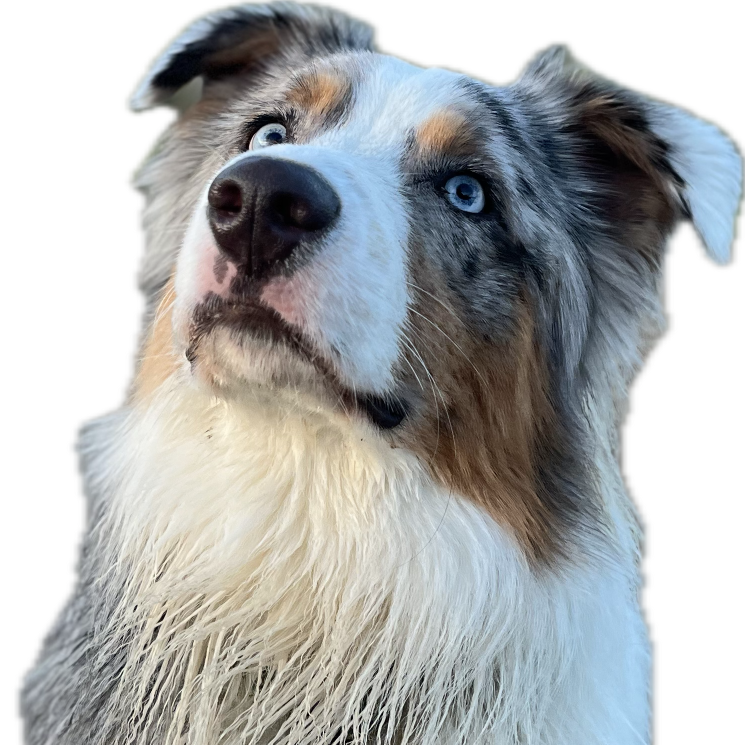
#> input picture input_images/echo square.PNG, 1489 x 1489 px, found by its file name (shown at 1/2 size)
$ python stipplingplotter.py
#> lines starting #> are read from the running program, lines starting #| are printed output that depends on the picture


"""
Project: CNC Plotter Image Processor
Description: Converts images to G-code using stippling patterns
Author: ryan
Date: 2026-03-04
"""

import os
import numpy as np
from PIL import Image
import matplotlib.pyplot as plt
from tqdm import tqdm
import random

# --- CONFIGURATION / CONSTANTS ---
# Using a dictionary or constants makes it easy to tweak settings in one place
SETTINGS = {
    "mode": "stipple",
    "stipple_step": 5,      # How many pixels to skip (Resolution)
    "feedrate": 8000,       # High feedrate is better for stippling
    "output_dir": "output_gcode"
}

# --- HARDWARE CONFIGURATION ---
PEN_SETTINGS = {
    "up_height": 5,        # Z-coordinate for UP (or Servo Angle)
    "down_height": 0,      # Z-coordinate for DOWN (or Servo Angle)
    "lift_delay": 0.2,     # Seconds to wait for the physical motor to move
    "use_servo": False      # Set to False if using Z-axis coordinates
}

# --- PHYSICAL MACHINE SETTINGS ---
MACHINE = {
    "paper_width_mm": 210,   # A4 Width
    "paper_height_mm": 297,  # A4 Height
    "margin_mm": 10,         # Buffer to avoid drawing on the very edge
    "units": "mm"
}

def get_pen_up_cmd():
    if PEN_SETTINGS["use_servo"]:
        return f"M5 ; Pen Up\nG4 P{PEN_SETTINGS['lift_delay']}\n"
    else:
        return f"G1 Z{PEN_SETTINGS['up_height']} F3000 ; Lift Z\n"

def get_pen_down_cmd():
    if PEN_SETTINGS["use_servo"]:
        return f"M3 ; Pen Down\nG4 P{PEN_SETTINGS['lift_delay']}\n"
    else:
        return f"G1 Z{PEN_SETTINGS['down_height']} F1000 ; Lower Z\n"

def get_scaling_factor(img_w, img_h):
    """Calculates how much to shrink the pixels to fit the paper."""
    safe_w = MACHINE["paper_width_mm"] - (2 * MACHINE["margin_mm"])
    safe_h = MACHINE["paper_height_mm"] - (2 * MACHINE["margin_mm"])

    # Calculate scale for both dimensions
    scale_w = safe_w / img_w
    scale_h = safe_h / img_h

    # Use the smaller scale to ensure it fits entirely on the page
    return min(scale_w, scale_h)

def load_and_preprocess(path):
    """Loads an image and converts it to a grayscale numpy array."""
    if not os.path.exists(path):
        raise FileNotFoundError(f"Could not find image at {path}")

    with Image.open(path) as img:
        return np.array(img.convert('L'))

def generate_stipple_path(image_data, scale, cfg):
    h, w = image_data.shape
    all_dots = []

    # Increase stipple_density to check more pixels (e.g., step=2 or 1)
    # Decrease it to speed up the plot (e.g., step=5)
    step = cfg.get("stipple_step", 3)

    print("Calculating stipple points...")
    for y_px in range(0, h, step):
        for x_px in range(0, w, step):
            brightness = image_data[y_px, x_px]

            # Probability: 0.0 (white) to 1.0 (black)
            intensity = (255 - brightness) / 255.0

            # Add a 'contrast' boost to intensity to sharpen the image
            intensity = np.power(intensity, 1.5)

            # Roll the dice!
            if random.random() < intensity:
                x_mm = (x_px * scale) + MACHINE["margin_mm"]
                y_mm = (y_px * scale) + MACHINE["margin_mm"]

                # In stippling, each "path" is just one single dot
                all_dots.append([(x_mm, y_mm)])

    return all_dots

def sort_stipple_paths(paths):
    """
    Sorts points into a snake pattern to minimize travel distance.
    Assumes paths are generated in a grid (row by row).
    """
    if not paths:
        return paths

    # 1. Group dots by their Y-coordinate (rows)
    # We round the Y to handle tiny floating point differences
    rows = {}
    for p in paths:
        y = round(p[0][1], 2)
        if y not in rows:
            rows[y] = []
        rows[y].append(p)

    sorted_rows = sorted(rows.keys())
    final_paths = []

    # 2. Iterate through rows and flip every second one
    for i, y in enumerate(sorted_rows):
        row_dots = sorted(rows[y], key=lambda p: p[0][0]) # Sort by X
        if i % 2 != 0:
            row_dots.reverse() # Snake back the other way
        final_paths.extend(row_dots)

    return final_paths

def generate_stipple_gcode(dots, filename):
    os.makedirs(SETTINGS['output_dir'], exist_ok=True)
    filepath = os.path.join(SETTINGS['output_dir'], filename)

    with open(filepath, 'w') as f:
        f.write("G21 ; mm\nG90 ; Absolute\n")
        f.write(f"F{SETTINGS['feedrate']}\n")

        for dot in dots:
            x, y = dot[0]
            # 1. Rapid move to coordinate
            f.write(f"G0 X{x:.2f} Y{y:.2f}\n")
            # 2. Quick tap down and up
            f.write(get_pen_down_cmd())
            f.write(get_pen_up_cmd())

        f.write("G0 X0 Y0\n")

def visualize_paths(paths, height, width):
    plt.figure(figsize=(10, (height/width)*10))

    if SETTINGS["mode"] == "stipple":
        # Extract the single point from each dot-path
        x_coords = [p[0][0] for p in paths]
        y_coords = [-p[0][1] for p in paths]
        plt.scatter(x_coords, y_coords, s=1, c='black') # 's' is the dot size
    else:
        for path in paths:
            x_coords, y_coords = zip(*path)
            plt.plot(x_coords, -np.array(y_coords), color='black', lw=0.8)

    plt.axis('off')
    plt.gca().set_aspect('equal')
    plt.savefig("stippling.png", dpi=300, bbox_inches='tight', pad_inches=0)
    plt.show()

def main():
    """Main execution block."""
    try:
        # 1. Load data
        # Replace with your actual image filename
        image_data = load_and_preprocess("echo square.PNG")
#> in load_and_preprocess, img is the input picture: PIL image 1489x1489 RGBA; mean R, G, B, A 104.1, 106.8, 107.2, 180.1
#> in load_and_preprocess, `return np.array(img.convert('L'))`:
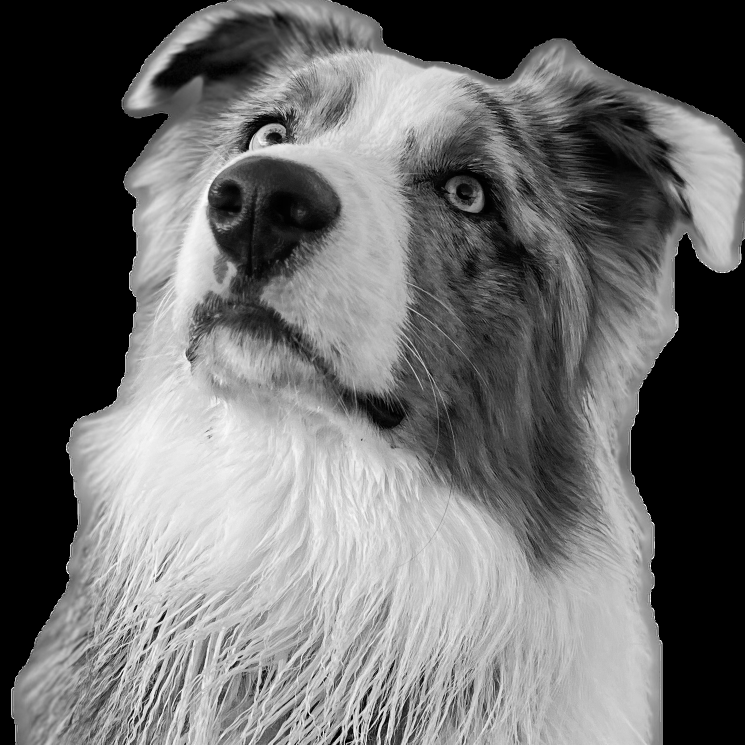
#> returned value: shape (1489, 1489) (shown at 1/2 size); min 0, max 255, mean 106
        # Rescale the image so the darkest pixel is 0 and the brightest is 255
        image_data = ((image_data - image_data.min()) * (255 / (image_data.max() - image_data.min()))).astype(np.uint8)
        # Raise to a power (e.g., 1.5) to make shadows deeper
        # Normalize to 0.0-1.0 first, then push back to 0-255
        #image_data = (np.power(image_data / 255.0, 1.6) * 255).astype(np.uint8)

        h_px, w_px = image_data.shape
#> h_px = 1489; w_px = 1489
        scale = get_scaling_factor(w_px, h_px)
#> scale = 0.128
        print(f"Scaling image by {scale:.4f} to fit {MACHINE['units']} paper.")
#| Scaling image by 0.1276 to fit mm paper.


        all_paths = []


        print(f"Generating Stipple Pattern (Step: {SETTINGS['stipple_step']})...")
        all_paths = generate_stipple_path(image_data, scale, SETTINGS)
#> after the loop in generate_stipple_path, `for y_px in range(0, h, step):`: all_dots = 44556 items
#> all_paths = 44556 items
        print("Optimizing path for travel distance...")
        all_paths = sort_stipple_paths(all_paths)
#> the loop in sort_stipple_paths, `for p in paths:` made 44556 passes
#> (p, y) on passes 1 to 3: ([(10, 10)], 10), ([(10.64, 10)], 10), ([(11.28, 10)], 10)
#> after the loop in sort_stipple_paths, `for p in paths:`: rows = 298 items
#> in sort_stipple_paths, `sorted_rows = sorted(rows.keys())`: sorted_rows = 298 values from 10 to 199.5
#> the loop in sort_stipple_paths, `for i, y in enumerate(sorted_rows):` made 298 passes
#> y on passes 1 to 3: 10, 10.64, 11.28
#> after the loop in sort_stipple_paths, `for i, y in enumerate(sorted_rows):`: final_paths = 44556 items
        print(f"Total Dots to Plot: {len(all_paths)}")
#| Total Dots to Plot: 44556


        # [9 lines of commented-out code are left out]
        visualize_paths(all_paths, h_px, w_px)
#> in visualize_paths, `plt.savefig("stippling.png", dpi=300, bbox_inches='tight', pad_inches=0)`:
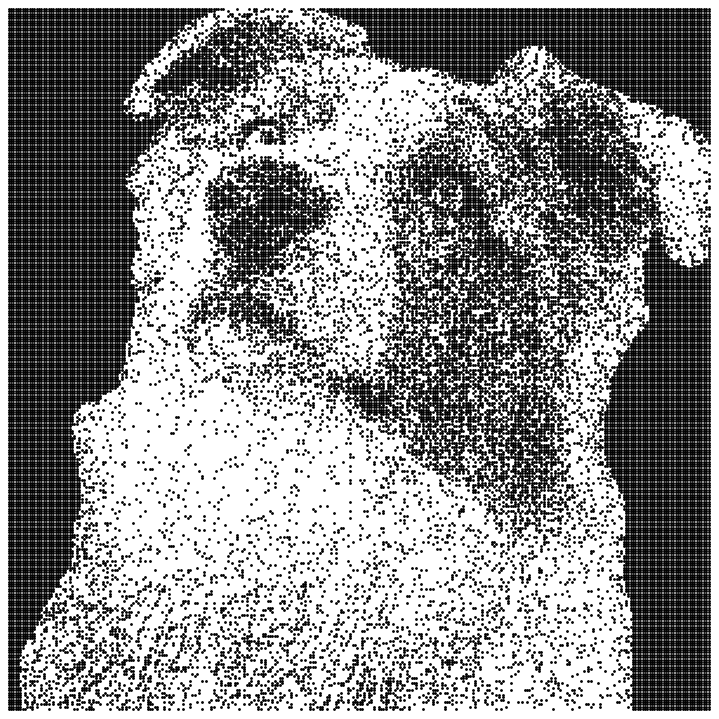
#> figure drawn by matplotlib, 1 panel


        # 4. Export G-code
        # Only generates if you want to proceed
        # confirm = input("Generate G-code? (y/n): ")
        # if confirm.lower() == 'y':
        #     generate_gcode(all_paths, "sine_wave_plot.nc")

    except Exception as e:
        print(f"An error occurred: {e}")

if __name__ == "__main__":
    main()

$ run again, with input_images/IMG_5770.PNG copied over input_images/echo square.PNG
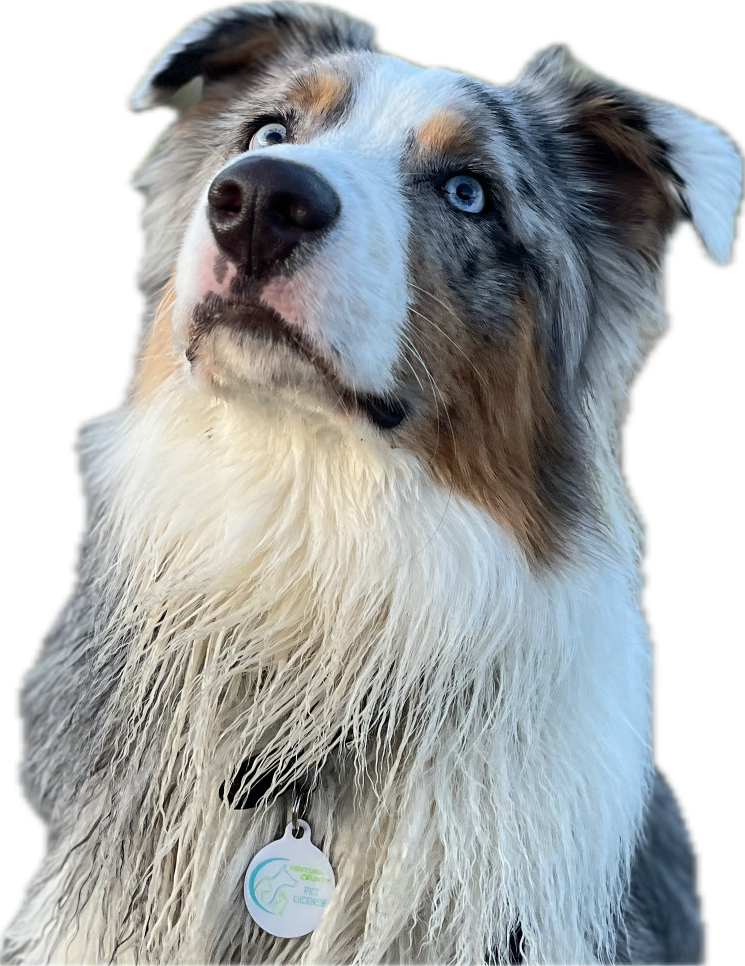
#> input picture input_images/IMG_5770.PNG, 1489 x 1932 px, found by its file name (shown at 1/2 size)
#> in load_and_preprocess, img is the input picture: PIL image 1489x1932 RGBA; mean R, G, B, A 112.3, 116, 116.5, 190.4
#> in load_and_preprocess, `return np.array(img.convert('L'))`:
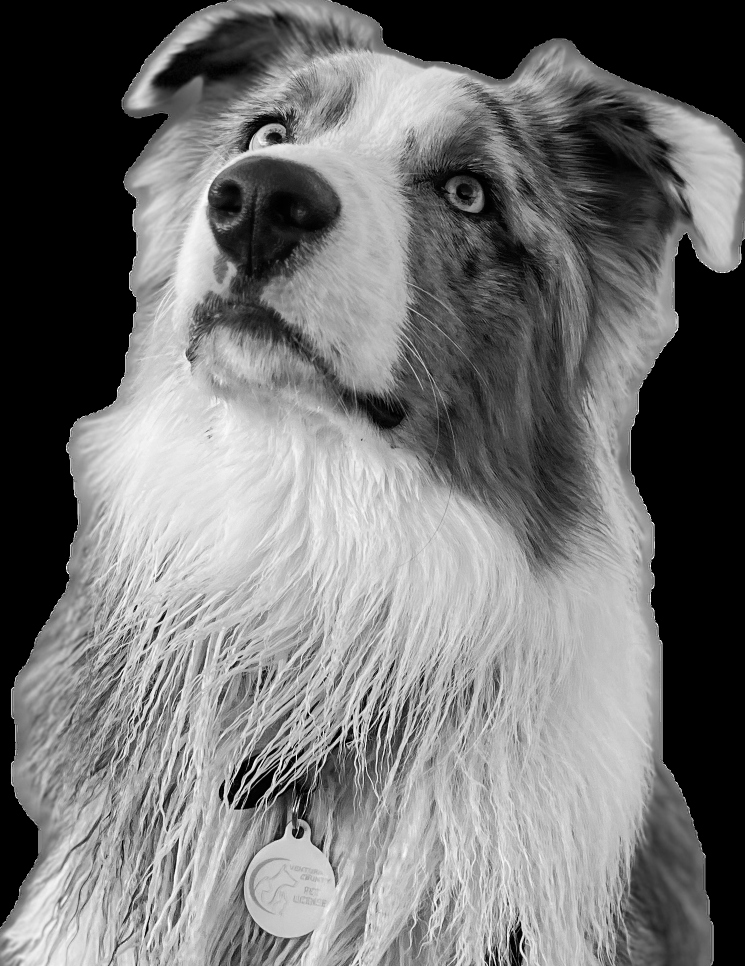
#> returned value: shape (1932, 1489) (shown at 1/2 size); min 0, max 255, mean 114.9
#| Scaling image by 0.1276 to fit mm paper.
#> after the loop in generate_stipple_path, `for y_px in range(0, h, step):`: all_dots = 53040 items
#> the loop in sort_stipple_paths, `for p in paths:` made 53040 passes
#> (p, y) on passes 1 to 3: ([(10, 10)], 10), ([(10.64, 10)], 10), ([(11.28, 10)], 10)
#> after the loop in sort_stipple_paths, `for p in paths:`: rows = 387 items
#> sorted_rows = 387 values from 10 to 256.3
#> the loop in sort_stipple_paths, `for i, y in enumerate(sorted_rows):` made 387 passes
#> y on passes 1 to 3: 10, 10.64, 11.28
#> after the loop in sort_stipple_paths, `for i, y in enumerate(sorted_rows):`: final_paths = 53040 items
#| Total Dots to Plot: 53040
#> in visualize_paths, `plt.savefig("stippling.png", dpi=300, bbox_inches='tight', pad_inches=0)`:
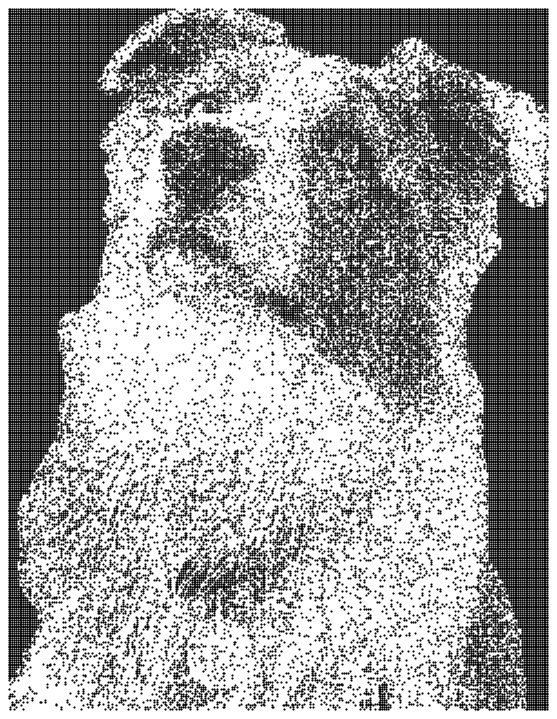
#> figure drawn by matplotlib, 1 panel

$ run again, with input_images/IMG_5771.PNG copied over input_images/echo square.PNG
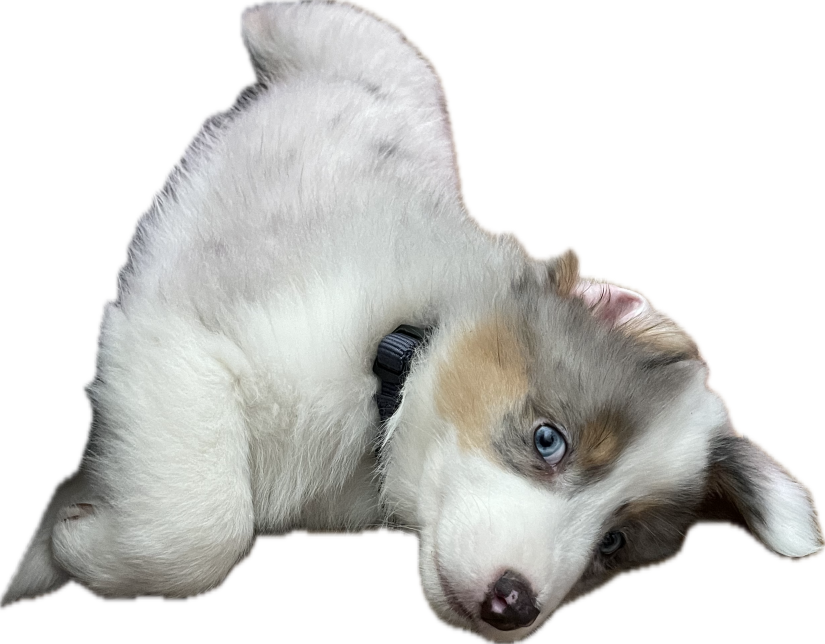
#> input picture input_images/IMG_5771.PNG, 2475 x 1931 px, found by its file name (shown at 1/3 size)
#> in load_and_preprocess, img is the input picture: PIL image 2475x1931 RGBA; mean R, G, B, A 89.3, 89, 86.4, 129.6
#> in load_and_preprocess, `return np.array(img.convert('L'))`:
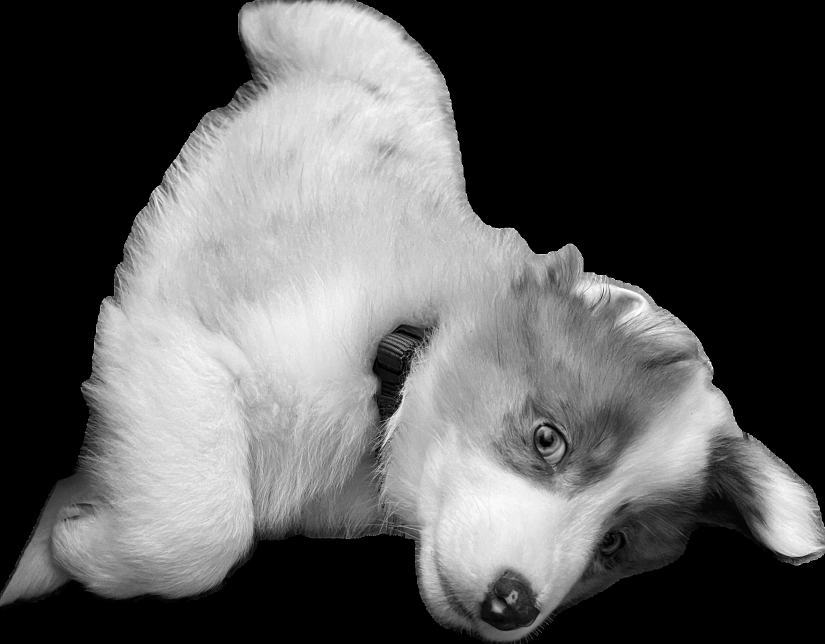
#> returned value: shape (1931, 2475) (shown at 1/3 size); min 0, max 255, mean 88.7
#| Scaling image by 0.0768 to fit mm paper.
#> after the loop in generate_stipple_path, `for y_px in range(0, h, step):`: all_dots = 113625 items
#> the loop in sort_stipple_paths, `for p in paths:` made 113625 passes
#> (p, y) on passes 1 to 3: ([(10, 10)], 10), ([(10.38, 10)], 10), ([(10.77, 10)], 10)
#> after the loop in sort_stipple_paths, `for p in paths:`: rows = 387 items
#> sorted_rows = 387 values from 10 to 158.2
#> the loop in sort_stipple_paths, `for i, y in enumerate(sorted_rows):` made 387 passes
#> y on passes 1 to 3: 10, 10.38, 10.77
#> after the loop in sort_stipple_paths, `for i, y in enumerate(sorted_rows):`: final_paths = 113625 items
#| Total Dots to Plot: 113625
#> in visualize_paths, `plt.savefig("stippling.png", dpi=300, bbox_inches='tight', pad_inches=0)`:
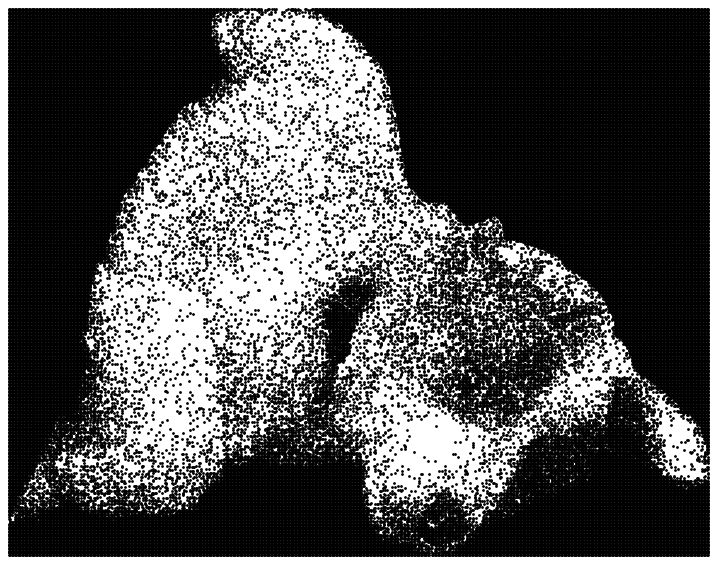
#> figure drawn by matplotlib, 1 panel
